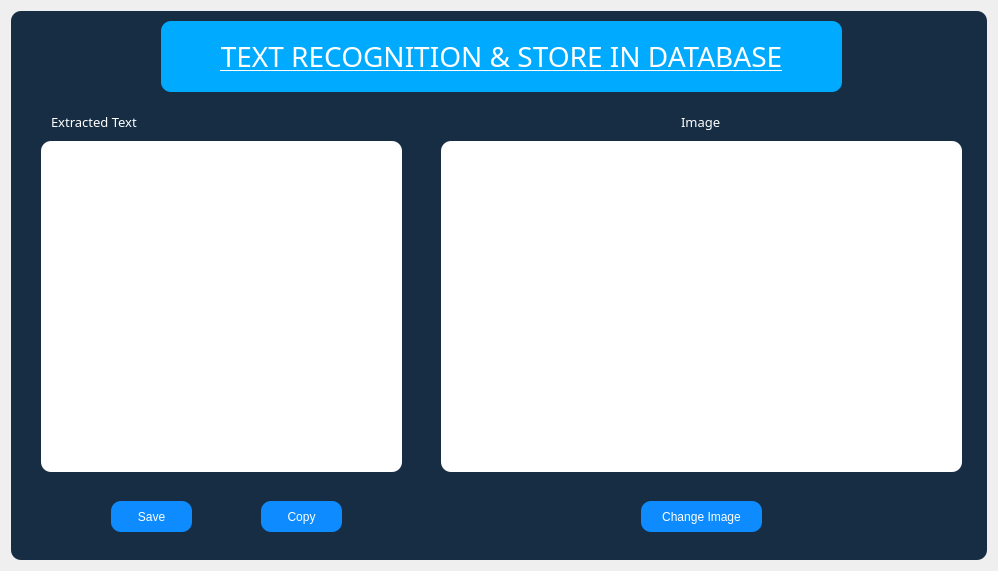
<?xml version="1.0" encoding="UTF-8"?>
<ui version="4.0">
 <class>Dialog</class>
 <widget class="QDialog" name="Dialog">
  <property name="geometry">
   <rect>
    <x>0</x>
    <y>0</y>
    <width>998</width>
    <height>571</height>
   </rect>
  </property>
  <property name="windowTitle">
   <string>Dialog</string>
  </property>
  <layout class="QVBoxLayout" name="verticalLayout">
   <item>
    <widget class="QWidget" name="widget" native="true">
     <property name="styleSheet">
      <string notr="true">background-color: rgb(22, 45, 68);
border-radius:10px;</string>
     </property>
     <widget class="QLabel" name="label">
      <property name="geometry">
       <rect>
        <x>150</x>
        <y>10</y>
        <width>681</width>
        <height>71</height>
       </rect>
      </property>
      <property name="font">
       <font>
        <family>MV Boli</family>
        <pointsize>21</pointsize>
        <weight>50</weight>
        <italic>false</italic>
        <bold>false</bold>
        <underline>true</underline>
       </font>
      </property>
      <property name="styleSheet">
       <string notr="true">font: 21pt &quot;MV Boli&quot;;
background-color: rgb(0, 170, 255);
text-decoration: underline;;
color: rgb(255, 255, 255);</string>
      </property>
      <property name="text">
       <string>TEXT RECOGNITION &amp; STORE IN DATABASE</string>
      </property>
      <property name="alignment">
       <set>Qt::AlignCenter</set>
      </property>
     </widget>
     <widget class="QTextEdit" name="extracted_text">
      <property name="geometry">
       <rect>
        <x>30</x>
        <y>130</y>
        <width>361</width>
        <height>331</height>
       </rect>
      </property>
      <property name="styleSheet">
       <string notr="true">background-color: rgb(255, 255, 255);</string>
      </property>
      <property name="readOnly">
       <bool>true</bool>
      </property>
      <property name="html">
       <string>&lt;!DOCTYPE HTML PUBLIC &quot;-//W3C//DTD HTML 4.0//EN&quot; &quot;http://www.w3.org/TR/REC-html40/strict.dtd&quot;&gt;
&lt;html&gt;&lt;head&gt;&lt;meta name=&quot;qrichtext&quot; content=&quot;1&quot; /&gt;&lt;style type=&quot;text/css&quot;&gt;
p, li { white-space: pre-wrap; }
&lt;/style&gt;&lt;/head&gt;&lt;body style=&quot; font-family:'MS Shell Dlg 2'; font-size:8.25pt; font-weight:400; font-style:normal;&quot;&gt;
&lt;p style=&quot;-qt-paragraph-type:empty; margin-top:0px; margin-bottom:0px; margin-left:0px; margin-right:0px; -qt-block-indent:0; text-indent:0px;&quot;&gt;&lt;br /&gt;&lt;/p&gt;&lt;/body&gt;&lt;/html&gt;</string>
      </property>
     </widget>
     <widget class="QLabel" name="label_5">
      <property name="geometry">
       <rect>
        <x>670</x>
        <y>100</y>
        <width>41</width>
        <height>21</height>
       </rect>
      </property>
      <property name="font">
       <font>
        <family>Arial Rounded MT Bold</family>
        <pointsize>10</pointsize>
        <weight>50</weight>
        <italic>false</italic>
        <bold>false</bold>
       </font>
      </property>
      <property name="styleSheet">
       <string notr="true">font: 10pt &quot;Arial Rounded MT Bold&quot;;
color: rgb(255, 255, 255);</string>
      </property>
      <property name="text">
       <string>Image</string>
      </property>
     </widget>
     <widget class="QLabel" name="label_4">
      <property name="geometry">
       <rect>
        <x>40</x>
        <y>100</y>
        <width>101</width>
        <height>21</height>
       </rect>
      </property>
      <property name="font">
       <font>
        <family>Arial Rounded MT Bold</family>
        <pointsize>10</pointsize>
        <weight>50</weight>
        <italic>false</italic>
        <bold>false</bold>
       </font>
      </property>
      <property name="styleSheet">
       <string notr="true">font: 10pt &quot;Arial Rounded MT Bold&quot;;
color: rgb(255, 255, 255);</string>
      </property>
      <property name="text">
       <string>Extracted Text</string>
      </property>
     </widget>
     <widget class="QPushButton" name="save_text_btn">
      <property name="geometry">
       <rect>
        <x>100</x>
        <y>490</y>
        <width>81</width>
        <height>31</height>
       </rect>
      </property>
      <property name="styleSheet">
       <string notr="true">QPushButton{
color: rgb(255, 255, 255);
 background-color: rgb(14, 139, 255);
border-radius:10px;
font: 10pt &quot;Arial Rounded MT Bold&quot;;
}

QPushButton:hover{
color: rgb(255, 255, 255);
	background-color: rgb(0, 170, 255);
font: 10pt &quot;Arial Rounded MT Bold&quot;;
}
</string>
      </property>
      <property name="text">
       <string>Save</string>
      </property>
      <property name="icon">
       <iconset resource="../../../Qt Desiger/Icon.qrc">
        <normaloff>:/icon/Icon/save.svg</normaloff>:/icon/Icon/save.svg</iconset>
      </property>
     </widget>
     <widget class="QPushButton" name="change_img_btn">
      <property name="geometry">
       <rect>
        <x>630</x>
        <y>490</y>
        <width>121</width>
        <height>31</height>
       </rect>
      </property>
      <property name="styleSheet">
       <string notr="true">QPushButton{
color: rgb(255, 255, 255);
 background-color: rgb(14, 139, 255);
border-radius:10px;
font: 10pt &quot;Arial Rounded MT Bold&quot;;
}

QPushButton:hover{
color: rgb(255, 255, 255);
	background-color: rgb(0, 170, 255);
font: 10pt &quot;Arial Rounded MT Bold&quot;;
}
</string>
      </property>
      <property name="text">
       <string>Change Image</string>
      </property>
     </widget>
     <widget class="QPushButton" name="copy_text_btn">
      <property name="geometry">
       <rect>
        <x>250</x>
        <y>490</y>
        <width>81</width>
        <height>31</height>
       </rect>
      </property>
      <property name="styleSheet">
       <string notr="true">QPushButton{
color: rgb(255, 255, 255);
 background-color: rgb(14, 139, 255);
border-radius:10px;
font: 10pt &quot;Arial Rounded MT Bold&quot;;
}

QPushButton:hover{
color: rgb(255, 255, 255);
	background-color: rgb(0, 170, 255);
font: 10pt &quot;Arial Rounded MT Bold&quot;;
}
</string>
      </property>
      <property name="text">
       <string>Copy</string>
      </property>
      <property name="icon">
       <iconset resource="../../../Qt Desiger/Icon.qrc">
        <normaloff>:/icon/Icon/copy.svg</normaloff>:/icon/Icon/copy.svg</iconset>
      </property>
     </widget>
     <widget class="QLabel" name="image_box">
      <property name="geometry">
       <rect>
        <x>430</x>
        <y>130</y>
        <width>521</width>
        <height>331</height>
       </rect>
      </property>
      <property name="styleSheet">
       <string notr="true">background-color: rgb(255, 255, 255);</string>
      </property>
      <property name="text">
       <string/>
      </property>
     </widget>
     <widget class="QLabel" name="copied_label">
      <property name="geometry">
       <rect>
        <x>40</x>
        <y>455</y>
        <width>341</width>
        <height>31</height>
       </rect>
      </property>
      <property name="styleSheet">
       <string notr="true">color: rgb(0, 170, 0);
background-color: transparent;
font: 9pt &quot;Arial Rounded MT Bold&quot;;
</string>
      </property>
      <property name="text">
       <string/>
      </property>
     </widget>
     <widget class="QLabel" name="error_label">
      <property name="geometry">
       <rect>
        <x>40</x>
        <y>450</y>
        <width>341</width>
        <height>41</height>
       </rect>
      </property>
      <property name="styleSheet">
       <string notr="true">background-color: transparent;
font: 9pt &quot;Arial Rounded MT Bold&quot;;
color: rgb(235, 0, 0);</string>
      </property>
      <property name="text">
       <string/>
      </property>
     </widget>
     <zorder>error_label</zorder>
     <zorder>copied_label</zorder>
     <zorder>label</zorder>
     <zorder>extracted_text</zorder>
     <zorder>label_5</zorder>
     <zorder>label_4</zorder>
     <zorder>save_text_btn</zorder>
     <zorder>change_img_btn</zorder>
     <zorder>copy_text_btn</zorder>
     <zorder>image_box</zorder>
    </widget>
   </item>
  </layout>
 </widget>
 <resources>
  <include location="../../../Qt Desiger/Icon.qrc"/>
 </resources>
 <connections/>
</ui>
